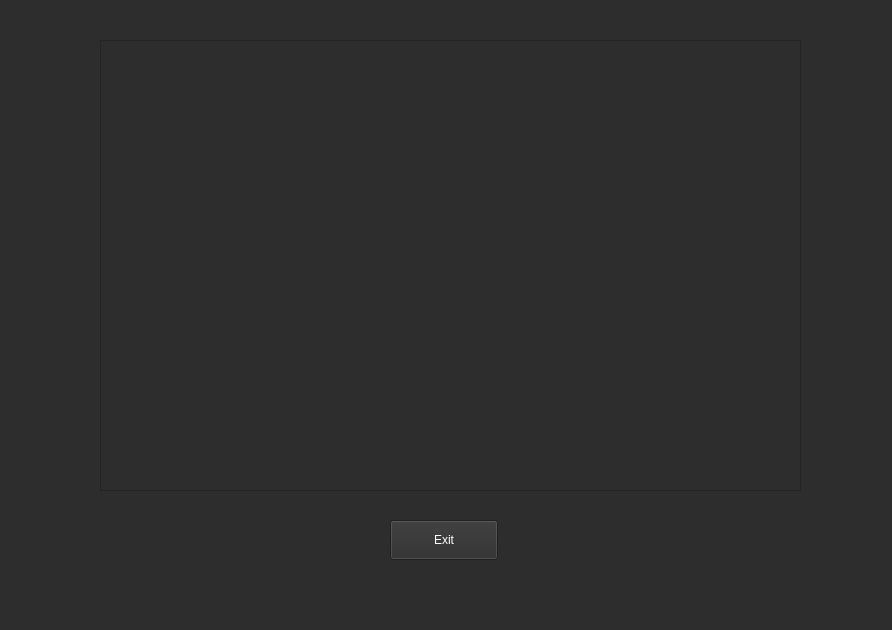
<?xml version="1.0" encoding="UTF-8"?>
<ui version="4.0">
 <class>ServicePortInfo</class>
 <widget class="QWidget" name="ServicePortInfo">
  <property name="geometry">
   <rect>
    <x>0</x>
    <y>0</y>
    <width>892</width>
    <height>630</height>
   </rect>
  </property>
  <property name="windowTitle">
   <string>Form</string>
  </property>
  <property name="styleSheet">
   <string notr="true">background-color: rgb(45, 45, 45);</string>
  </property>
  <widget class="QTextEdit" name="service_port_info">
   <property name="geometry">
    <rect>
     <x>100</x>
     <y>40</y>
     <width>701</width>
     <height>451</height>
    </rect>
   </property>
   <property name="palette">
    <palette>
     <active>
      <colorrole role="WindowText">
       <brush brushstyle="SolidPattern">
        <color alpha="255">
         <red>255</red>
         <green>255</green>
         <blue>255</blue>
        </color>
       </brush>
      </colorrole>
      <colorrole role="Button">
       <brush brushstyle="SolidPattern">
        <color alpha="255">
         <red>45</red>
         <green>45</green>
         <blue>45</blue>
        </color>
       </brush>
      </colorrole>
      <colorrole role="Text">
       <brush brushstyle="SolidPattern">
        <color alpha="255">
         <red>255</red>
         <green>255</green>
         <blue>255</blue>
        </color>
       </brush>
      </colorrole>
      <colorrole role="ButtonText">
       <brush brushstyle="SolidPattern">
        <color alpha="255">
         <red>255</red>
         <green>255</green>
         <blue>255</blue>
        </color>
       </brush>
      </colorrole>
      <colorrole role="Base">
       <brush brushstyle="SolidPattern">
        <color alpha="255">
         <red>45</red>
         <green>45</green>
         <blue>45</blue>
        </color>
       </brush>
      </colorrole>
      <colorrole role="Window">
       <brush brushstyle="SolidPattern">
        <color alpha="255">
         <red>45</red>
         <green>45</green>
         <blue>45</blue>
        </color>
       </brush>
      </colorrole>
     </active>
     <inactive>
      <colorrole role="WindowText">
       <brush brushstyle="SolidPattern">
        <color alpha="255">
         <red>255</red>
         <green>255</green>
         <blue>255</blue>
        </color>
       </brush>
      </colorrole>
      <colorrole role="Button">
       <brush brushstyle="SolidPattern">
        <color alpha="255">
         <red>45</red>
         <green>45</green>
         <blue>45</blue>
        </color>
       </brush>
      </colorrole>
      <colorrole role="Text">
       <brush brushstyle="SolidPattern">
        <color alpha="255">
         <red>255</red>
         <green>255</green>
         <blue>255</blue>
        </color>
       </brush>
      </colorrole>
      <colorrole role="ButtonText">
       <brush brushstyle="SolidPattern">
        <color alpha="255">
         <red>255</red>
         <green>255</green>
         <blue>255</blue>
        </color>
       </brush>
      </colorrole>
      <colorrole role="Base">
       <brush brushstyle="SolidPattern">
        <color alpha="255">
         <red>45</red>
         <green>45</green>
         <blue>45</blue>
        </color>
       </brush>
      </colorrole>
      <colorrole role="Window">
       <brush brushstyle="SolidPattern">
        <color alpha="255">
         <red>45</red>
         <green>45</green>
         <blue>45</blue>
        </color>
       </brush>
      </colorrole>
     </inactive>
     <disabled>
      <colorrole role="WindowText">
       <brush brushstyle="SolidPattern">
        <color alpha="255">
         <red>120</red>
         <green>120</green>
         <blue>120</blue>
        </color>
       </brush>
      </colorrole>
      <colorrole role="Button">
       <brush brushstyle="SolidPattern">
        <color alpha="255">
         <red>45</red>
         <green>45</green>
         <blue>45</blue>
        </color>
       </brush>
      </colorrole>
      <colorrole role="Text">
       <brush brushstyle="SolidPattern">
        <color alpha="255">
         <red>120</red>
         <green>120</green>
         <blue>120</blue>
        </color>
       </brush>
      </colorrole>
      <colorrole role="ButtonText">
       <brush brushstyle="SolidPattern">
        <color alpha="255">
         <red>120</red>
         <green>120</green>
         <blue>120</blue>
        </color>
       </brush>
      </colorrole>
      <colorrole role="Base">
       <brush brushstyle="SolidPattern">
        <color alpha="255">
         <red>45</red>
         <green>45</green>
         <blue>45</blue>
        </color>
       </brush>
      </colorrole>
      <colorrole role="Window">
       <brush brushstyle="SolidPattern">
        <color alpha="255">
         <red>45</red>
         <green>45</green>
         <blue>45</blue>
        </color>
       </brush>
      </colorrole>
     </disabled>
    </palette>
   </property>
   <property name="readOnly">
    <bool>true</bool>
   </property>
  </widget>
  <widget class="QPushButton" name="btn_exit">
   <property name="geometry">
    <rect>
     <x>390</x>
     <y>520</y>
     <width>108</width>
     <height>40</height>
    </rect>
   </property>
   <property name="minimumSize">
    <size>
     <width>0</width>
     <height>40</height>
    </size>
   </property>
   <property name="palette">
    <palette>
     <active>
      <colorrole role="Button">
       <brush brushstyle="SolidPattern">
        <color alpha="255">
         <red>45</red>
         <green>45</green>
         <blue>45</blue>
        </color>
       </brush>
      </colorrole>
      <colorrole role="ButtonText">
       <brush brushstyle="SolidPattern">
        <color alpha="255">
         <red>255</red>
         <green>255</green>
         <blue>255</blue>
        </color>
       </brush>
      </colorrole>
      <colorrole role="Base">
       <brush brushstyle="SolidPattern">
        <color alpha="255">
         <red>45</red>
         <green>45</green>
         <blue>45</blue>
        </color>
       </brush>
      </colorrole>
      <colorrole role="Window">
       <brush brushstyle="SolidPattern">
        <color alpha="255">
         <red>45</red>
         <green>45</green>
         <blue>45</blue>
        </color>
       </brush>
      </colorrole>
     </active>
     <inactive>
      <colorrole role="Button">
       <brush brushstyle="SolidPattern">
        <color alpha="255">
         <red>45</red>
         <green>45</green>
         <blue>45</blue>
        </color>
       </brush>
      </colorrole>
      <colorrole role="ButtonText">
       <brush brushstyle="SolidPattern">
        <color alpha="255">
         <red>255</red>
         <green>255</green>
         <blue>255</blue>
        </color>
       </brush>
      </colorrole>
      <colorrole role="Base">
       <brush brushstyle="SolidPattern">
        <color alpha="255">
         <red>45</red>
         <green>45</green>
         <blue>45</blue>
        </color>
       </brush>
      </colorrole>
      <colorrole role="Window">
       <brush brushstyle="SolidPattern">
        <color alpha="255">
         <red>45</red>
         <green>45</green>
         <blue>45</blue>
        </color>
       </brush>
      </colorrole>
     </inactive>
     <disabled>
      <colorrole role="Button">
       <brush brushstyle="SolidPattern">
        <color alpha="255">
         <red>45</red>
         <green>45</green>
         <blue>45</blue>
        </color>
       </brush>
      </colorrole>
      <colorrole role="ButtonText">
       <brush brushstyle="SolidPattern">
        <color alpha="255">
         <red>120</red>
         <green>120</green>
         <blue>120</blue>
        </color>
       </brush>
      </colorrole>
      <colorrole role="Base">
       <brush brushstyle="SolidPattern">
        <color alpha="255">
         <red>45</red>
         <green>45</green>
         <blue>45</blue>
        </color>
       </brush>
      </colorrole>
      <colorrole role="Window">
       <brush brushstyle="SolidPattern">
        <color alpha="255">
         <red>45</red>
         <green>45</green>
         <blue>45</blue>
        </color>
       </brush>
      </colorrole>
     </disabled>
    </palette>
   </property>
   <property name="styleSheet">
    <string notr="true"/>
   </property>
   <property name="text">
    <string>Exit</string>
   </property>
  </widget>
 </widget>
 <resources/>
 <connections/>
</ui>
